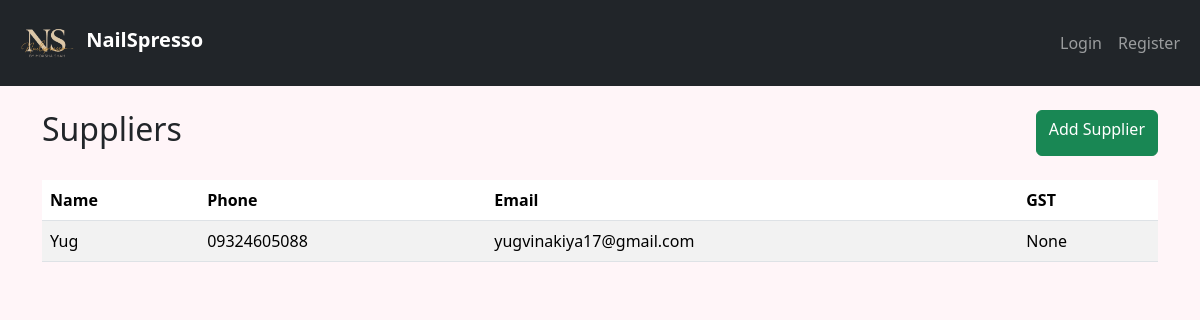
Screenshot of /suppliers/ with the database file from the repository.
### suppliers/models.py (models this page shows, shortened)
class Supplier(models.Model):
    name = models.CharField(
        max_length=500,
        null=True,
        blank=True
    )
    phone = models.CharField(
        max_length=15,
        null=True,
        blank=True
    )
    email = models.EmailField(
        blank=True,
        null=True
    )
    gst_number = models.CharField(
        max_length=50,
        blank=True,
        null=True
    )
    address = models.TextField(
        blank=True,
        null=True
    )
    created_at = models.DateTimeField(
        auto_now_add=True
    )

### suppliers/views.py (the view)
# urls.py: path('', supplier_list, name='supplier_list'),
def supplier_list(request):
    suppliers = Supplier.objects.all()
    return render(
        request,
        'suppliers/supplier_list.html',
        {
            'suppliers': suppliers
        }
    )

### templates/suppliers/supplier_list.html
{% extends 'base.html' %}
{% block content %}
<div class="d-flex justify-content-between mb-4">
<h2>
Suppliers
</h2>
<a href="{% url 'supplier_create' %}"
   class="btn btn-success">
Add Supplier
</a>
</div>
<table class="table table-striped">
<thead>
<tr>
<th>Name</th>
<th>Phone</th>
<th>Email</th>
<th>GST</th>
</tr>
</thead>
<tbody>
{% for supplier in suppliers %}
<tr>
<td>{{ supplier.name }}</td>
<td>{{ supplier.phone }}</td>
<td>{{ supplier.email }}</td>
<td>{{ supplier.gst_number }}</td>
</tr>
{% endfor %}
</tbody>
</table>
{% endblock %}

### static/css/style.css (style rules this page uses)
body { background:#fff5f8; }

### rows the page displays
Supplier: name "Yug", phone "09324605088", email "yugvinakiya17@gmail.com", gst_number "None"
